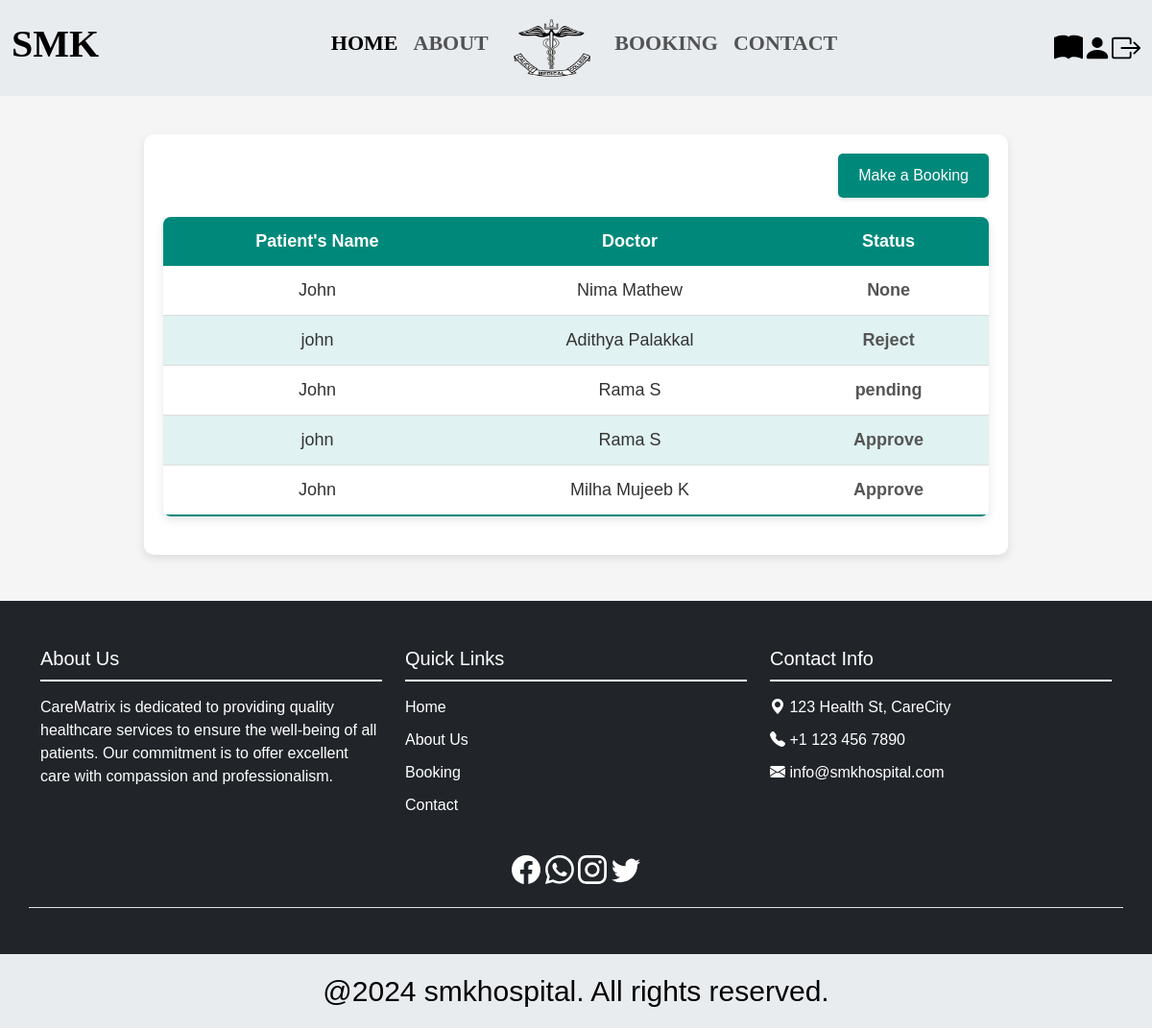
Screenshot of /view_payment (signed in) with the database file from the repository.
### app/models.py (models this page shows, shortened)
class Booking(models.Model):
    user=models.ForeignKey(CustomUser, on_delete=models.CASCADE)
    p_name = models.CharField(max_length=200)
    p_phone=models.CharField(max_length=10)
    p_email=models.EmailField()
    name=models.ForeignKey(Doctors, on_delete=models.CASCADE)
    booking_date=models.DateField()
    booked_on=models.DateField(auto_now=True)
    STATUS_CHOICES = [
         ('Pending','Pending'),
         ('Approve','Approve'),
         ('Reject','Reject')
    ]
    status = models.CharField(null=True,blank=True,max_length=100,choices=STATUS_CHOICES,default='pending')

class Doctors(models.Model):
    doc = models.ForeignKey(CustomUser,on_delete=models.CASCADE)
    name=models.CharField(max_length=100)
    speciality=models.CharField(max_length=100)
    department=models.CharField(max_length=100)
    image=models.FileField(null=True, blank=True)

### app/views.py (the view)
# urls.py: path('view_payment',views.view_payment,name='view_payment'),
def view_payment(request):
    data = CustomUser.objects.get(id=request.user.id)
    book = Booking.objects.filter(user=data.id)
    return render(request,'users/view_payment.html',{'data':book})

### template/users/view_payment.html (shortened to what this page needs)
{% extends 'users/base.html' %}
{% block content %}
<div class="view-data-container">
    <div class="header">
        <a href="{% url 'booking' %}" class="btn">Make a Booking</a>
    </div>
    {% if data %}
        <table class="styled-table">
            <thead>
                <tr>
                    <th>Patient's Name</th>
                    <th>Doctor</th>
                    <th>Status</th>
                </tr>
            </thead>
            <tbody>
                {% for i in data %}
                <tr>
                    <td>{{ i.p_name }}</td>
                    <td>{{ i.name.name }}</td>
                    <td class="status">{{ i.status }}</td>
                </tr>
                {% endfor %}
            </tbody>
        </table>
    {% else %}
        <p class="no-data-message">There are no current bookings.</p>
    {% endif %}
</div>
{% endblock %}

### template/users/view_payment.html (style rules this page uses)
body { font-family: 'Arial', sans-serif; background-color: #f5f5f5; color: #333; margin: 0; padding: 0; }
.view-data-container { max-width: 900px; margin: 40px auto; padding: 20px; background-color: #ffffff; border-radius: 10px; box-shadow: 0 4px 10px rgba(0, 0, 0, 0.1); }
.header { display: flex; justify-content: flex-end; margin-bottom: 20px; }
.btn { background-color: #00897b; color: #fff; padding: 10px 20px; text-decoration: none; font-size: 16px; border-radius: 5px; box-shadow: 0 2px 4px rgba(0, 0, 0, 0.1); transition: background-color 0.3s, box-shadow 0.3s; }
.styled-table { width: 100%; border-collapse: collapse; margin: 20px 0; font-size: 18px; border-radius: 8px; overflow: hidden; box-shadow: 0 4px 10px rgba(0, 0, 0, 0.1); }
.styled-table thead tr { background-color: #00897b; color: #ffffff; text-align: left; font-weight: bold; }
.styled-table th, .styled-table td { padding: 12px 15px; text-align: center; }
.styled-table tbody tr { border-bottom: 1px solid #dddddd; }
.styled-table tbody tr:nth-of-type(even) { background-color: #e0f2f1; }
.styled-table tbody tr:last-of-type { border-bottom: 2px solid #00897b; }
.status { font-weight: bold; color: #555; }

### rows the page displays
Booking: p_name "John", name.name "Nima Mathew", status "None"
Booking: p_name "john", name.name "Adithya Palakkal", status "Reject"
Booking: p_name "John", name.name "Rama S", status "pending"
Booking: p_name "john", name.name "Rama S", status "Approve"
Booking: p_name "John", name.name "Milha Mujeeb K", status "Approve"
